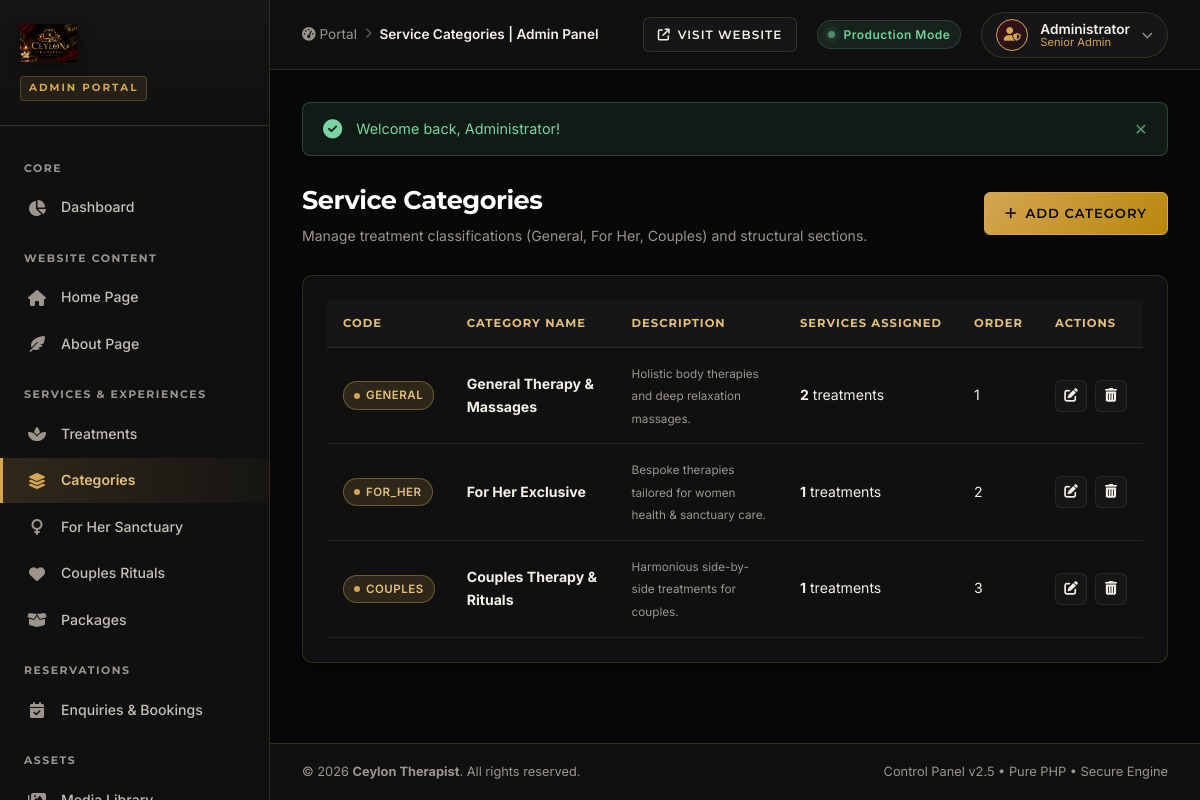
The page /admin_categories.php (signed in) on the database its author committed.
### tables this page shows
CREATE TABLE IF NOT EXISTS `service_categories` (
    `id` INT UNSIGNED AUTO_INCREMENT PRIMARY KEY,
    `code` VARCHAR(50) NOT NULL UNIQUE,
    `name` VARCHAR(100) NOT NULL,
    `description` TEXT NULL,
    `display_order` INT DEFAULT 0,
    `created_at` TIMESTAMP DEFAULT CURRENT_TIMESTAMP
);

### controllers/AdminCategoryController.php (called while the page is built, shortened)
<?php
class AdminCategoryController
{
    private CategoryBLL $categoryBLL;
    public function __construct()
    {
        $this->categoryBLL = new CategoryBLL();
    }
    public function index(): void
    {
        $categories = $this->categoryBLL->getAllCategories();
        require BASE_PATH . '/views/admin/categories/index.php';
    }
}

### helpers/url_helper.php (called while the page is built, shortened)
<?php
function baseUrl(string $path = ''): string
{
    $cleanPath = ltrim($path, '/');
    if (isset($_SERVER['HTTP_HOST'])) {
        $scriptName = $_SERVER['SCRIPT_NAME'] ?? ($_SERVER['PHP_SELF'] ?? '');
        $dir = rtrim(str_replace('\\', '/', dirname($scriptName)), '/');
        return $cleanPath ? $cleanPath : './';
    }
    return rtrim(BASE_URL, '/') . ($cleanPath ? '/' . $cleanPath : '');
}

### config/init.php (called while the page is built, shortened)
<?php
require_once BASE_PATH . '/helpers/env_helper.php';
require_once __DIR__ . '/db.php';
spl_autoload_register(function (string $className): void {
    $dirs = [
        BASE_PATH . '/controllers/',
        BASE_PATH . '/bll/',
        BASE_PATH . '/dal/',
        BASE_PATH . '/services/'
    ];
    foreach ($dirs as $dir) {
        $file = $dir . $className . '.php';
        if (file_exists($file)) {
            return;
        }
    }
});
require_once BASE_PATH . '/helpers/common_helper.php';
require_once BASE_PATH . '/helpers/url_helper.php';

### helpers/env_helper.php (called while the page is built, shortened)
<?php
if (!function_exists('env')) {
    function env(string $key, mixed $default = null): mixed
    {
        $value = getenv($key);
        if ($value === false) {
            $value = $_ENV[$key] ?? $_SERVER[$key] ?? $default;
        }
        return $value;
    }
}

### config/db.php (called while the page is built, shortened)
<?php
class Database
{
    private static ?PDO $instance = null;
    public static function getConnection(): PDO
    {
        if (self::$instance === null) {
            $host = (string)env('DB_HOST', 'localhost');
            $port = (int)env('DB_PORT', 3306);
            $dbName = (string)env('DB_DATABASE', 'ceylon_therapist');
            $username = (string)env('DB_USERNAME', 'root');
            $password = (string)env('DB_PASSWORD', '');
            $charset = (string)env('DB_CHARSET', 'utf8mb4');
            $dsn = sprintf(
                "mysql:host=%s;port=%d;dbname=%s;charset=%s",
                $host,
                $port,
                $dbName,
                $charset
            );
            $options = [
                PDO::ATTR_ERRMODE => PDO::ERRMODE_EXCEPTION,
                PDO::ATTR_DEFAULT_FETCH_MODE => PDO::FETCH_ASSOC,
                PDO::ATTR_EMULATE_PREPARES => false,
                PDO::MYSQL_ATTR_INIT_COMMAND => "SET NAMES " . $charset
            ];
            try {
                self::$instance = new PDO($dsn, $username, $password, $options);
            } catch (PDOException $e) {
                if (defined('ENVIRONMENT') && ENVIRONMENT === 'development') {
                    throw new Exception("Database Connection Error: " . $e->getMessage(), (int)$e->getCode());
                } else {
                    throw new Exception("A database error occurred. Please try again later.", 500);
                }
            }
        }
        return self::$instance;
    }
}

### bll/CategoryBLL.php (called while the page is built, shortened)
<?php
class CategoryBLL
{
    private CategoryDAL $categoryDAL;
    public function __construct()
    {
        $this->categoryDAL = new CategoryDAL();
    }
    public function getAllCategories(): array
    {
        return $this->categoryDAL->getAll();
    }
}

### dal/CategoryDAL.php (called while the page is built, shortened)
<?php
class CategoryDAL
{
    private PDO $db;
    public function __construct()
    {
        $this->db = Database::getConnection();
    }
    public function getAll(): array
    {
        $sql = "SELECT c.*, COUNT(s.id) AS service_count
                FROM service_categories c
                LEFT JOIN services s ON c.id = s.category_id
                GROUP BY c.id
                ORDER BY c.display_order ASC, c.name ASC";
        $stmt = $this->db->prepare($sql);
        $stmt->execute();
        return $stmt->fetchAll() ?: [];
    }
}

### helpers/common_helper.php (called while the page is built, shortened)
<?php
function e(?string $value): string
{
    return htmlspecialchars((string)($value ?? ''), ENT_QUOTES, 'UTF-8');
}

### views/admin/categories/index.php (the view, shortened to what this page needs)
<?php require BASE_PATH . '/views/partials/admin-header.php'; ?>
<?php require BASE_PATH . '/views/partials/admin-sidebar.php'; ?>
<div class="admin-page-header">
    <div class="page-title-wrap">
        <h1>Service Categories</h1>
        <p>Manage treatment classifications (General, For Her, Couples) and structural sections.</p>
    </div>
    <div class="admin-header-actions">
        <a href="<?= baseUrl('admin_category_create.php') ?>" class="btn-admin btn-admin-gold">
            <i class="fa-solid fa-plus"></i> Add Category
        </a>
    </div>
</div>
<div class="admin-card">
    <?php if (empty($categories)): ?>
        <div class="admin-empty-state">
            <i class="fa-solid fa-layer-group empty-icon"></i>
            <h3 class="empty-title">No Categories Defined</h3>
            <p class="empty-desc">Create your primary service categories to organize therapies across the website.</p>
            <a href="<?= baseUrl('admin_category_create.php') ?>" class="btn-admin btn-admin-gold">Add Category</a>
        </div>
    <?php else: ?>
        <div class="table-responsive">
            <table class="admin-table">
                <thead>
                    <tr>
                        <th>Code</th>
                        <th>Category Name</th>
                        <th>Description</th>
                        <th>Services Assigned</th>
                        <th>Order</th>
                        <th>Actions</th>
                    </tr>
                </thead>
                <tbody>
                    <?php foreach ($categories as $cat): ?>
                        <tr>
                            <td><span class="badge-status badge-new"><?= e($cat['code']) ?></span></td>
                            <td><strong><?= e($cat['name']) ?></strong></td>
                            <td><small style="color:var(--admin-muted);"><?= e($cat['description'] ?? 'None') ?></small></td>
                            <td><strong><?= (int)($cat['service_count'] ?? 0) ?></strong> treatments</td>
                            <td><?= (int)$cat['display_order'] ?></td>
                            <td>
                                <div class="table-actions">
                                    <a href="<?= baseUrl('admin_category_edit.php?id=' . (int)$cat['id']) ?>" class="btn-table-action" title="Edit Category">
                                        <i class="fa-solid fa-pen-to-square"></i>
                                    </a>
                                    <form action="<?= baseUrl('admin_categories.php?action=delete&id=' . (int)$cat['id']) ?>" method="POST" style="display:inline;" onsubmit="return confirm('Are you sure? Services linked to this category may lose their classification.');">
                                        <button type="submit" class="btn-table-action action-delete" title="Delete Category">
                                            <i class="fa-solid fa-trash-can"></i>
                                        </button>
                                    </form>
                                </div>
                            </td>
                        </tr>
                    <?php endforeach; ?>
                </tbody>
            </table>
        </div>
    <?php endif; ?>
</div>
<?php require BASE_PATH . '/views/partials/admin-footer.php'; ?>

### assets/css/admin.css (style rules this page uses)
:root { --admin-bg: #080808; --admin-surface: #101010; --admin-surface-2: #161616; --admin-surface-3: #1f1f1f; --admin-gold: #D5A653; --admin-gold-soft: #E4C07A; --admin-gold-hover: #E2B969; --admin-burgundy: #421018; --admin-burgundy-light: #681A26; --admin-text: #F4EFE7; --admin-text-bright: #FFFFFF; --admin-muted: #9B958E; --admin-border: rgba(213, 166, 83, 0.18); --admin-border-subtle: rgba(255, 255, 255, 0.08); --admin-border-focus: rgba(213, 166, 83, 0.5); --admin-danger: #B94A48; --admin-danger-bg: rgba(185, 74, 72, 0.15); --admin-success: #4E8B67; --admin-success-bg: rgba(78, 139, 103, 0.15); --admin-warning: #C98B32; --admin-warning-bg: rgba(201, 139, 50, 0.15); --admin-info: #3E7B9B; --admin-info-bg: rgba(62, 123, 155, 0.15); --font-heading: 'Montserrat', sans-serif; --font-serif: 'Playfair Display', serif; --font-body: 'Inter', sans-serif; --sidebar-width: 270px; --topbar-height: 70px; --transition-fast: all 0.2s cubic-bezier(0.16, 1, 0.3, 1); --transition-smooth: all 0.3s cubic-bezier(0.16, 1, 0.3, 1); --shadow-card: 0 4px 20px rgba(0, 0, 0, 0.5); --shadow-dropdown: 0 10px 30px rgba(0, 0, 0, 0.8), 0 0 1px var(--admin-border); }
*, *::before, *::after { box-sizing: border-box; margin: 0; padding: 0; }
body.admin-body { background-color: var(--admin-bg); color: var(--admin-text); font-family: var(--font-body); font-size: 14px; line-height: 1.6; -webkit-font-smoothing: antialiased; overflow-x: hidden; }
.admin-page-header { display: flex; align-items: center; justify-content: space-between; margin-bottom: 28px; flex-wrap: wrap; gap: 16px; }
.page-title-wrap h1 { font-family: var(--font-heading); font-size: 1.6rem; font-weight: 700; color: var(--admin-text-bright); letter-spacing: -0.5px; }
.page-title-wrap p { font-size: 0.88rem; color: var(--admin-muted); margin-top: 4px; }
.admin-header-actions { display: flex; align-items: center; gap: 12px; }
.admin-card { background: var(--admin-surface); border: 1px solid var(--admin-border); border-radius: 10px; padding: 24px; box-shadow: var(--shadow-card); margin-bottom: 24px; }
.table-responsive { width: 100%; overflow-x: auto; -webkit-overflow-scrolling: touch; }
.admin-table { width: 100%; border-collapse: collapse; text-align: left; font-size: 0.88rem; }
.admin-table th { background-color: var(--admin-surface-2); color: var(--admin-gold-soft); font-family: var(--font-heading); font-size: 0.72rem; font-weight: 700; letter-spacing: 1px; text-transform: uppercase; padding: 14px 16px; border-bottom: 1px solid var(--admin-border); white-space: nowrap; }
.admin-table td { padding: 14px 16px; border-bottom: 1px solid var(--admin-border-subtle); color: var(--admin-text); vertical-align: middle; }
.admin-table tbody tr { transition: var(--transition-fast); }
.badge-status { display: inline-flex; align-items: center; gap: 6px; padding: 4px 10px; border-radius: 14px; font-size: 0.72rem; font-weight: 600; letter-spacing: 0.5px; text-transform: uppercase; }
.badge-status::before { content: ''; width: 6px; height: 6px; border-radius: 50%; }
.badge-new { background: rgba(213, 166, 83, 0.15); color: var(--admin-gold-soft); border: 1px solid rgba(213, 166, 83, 0.4); }
.badge-new::before { background: var(--admin-gold); }
.table-actions { display: flex; align-items: center; gap: 8px; white-space: nowrap; }
.btn-table-action { display: inline-flex; align-items: center; justify-content: center; width: 32px; height: 32px; border-radius: 6px; background: var(--admin-surface-2); border: 1px solid var(--admin-border-subtle); color: var(--admin-text); text-decoration: none; font-size: 0.85rem; transition: var(--transition-fast); }
.btn-admin { display: inline-flex; align-items: center; justify-content: center; gap: 8px; padding: 10px 20px; border-radius: 6px; font-family: var(--font-heading); font-size: 0.82rem; font-weight: 600; letter-spacing: 1px; text-transform: uppercase; text-decoration: none; cursor: pointer; transition: var(--transition-fast); border: 1px solid transparent; }
.btn-admin-gold { background: linear-gradient(135deg, var(--admin-gold) 0%, #b8860b 100%); color: #080808; border-color: var(--admin-gold); }

### rows shown on the page
service_categories: code "GENERAL", name "General Therapy & Massages", description "Holistic body therapies and deep relaxation massages.", service_count "2", display_order "1"
service_categories: code "FOR_HER", name "For Her Exclusive", description "Bespoke therapies tailored for women health & sanctuary care.", service_count "1", display_order "2"
service_categories: code "COUPLES", name "Couples Therapy & Rituals", description "Harmonious side-by-side treatments for couples.", service_count "1", display_order "3"

### other values the page prints
$pageTitle "Service Categories | Admin Panel"
$admin['name'] "Administrator"
$msg "Welcome back, Administrator!"
